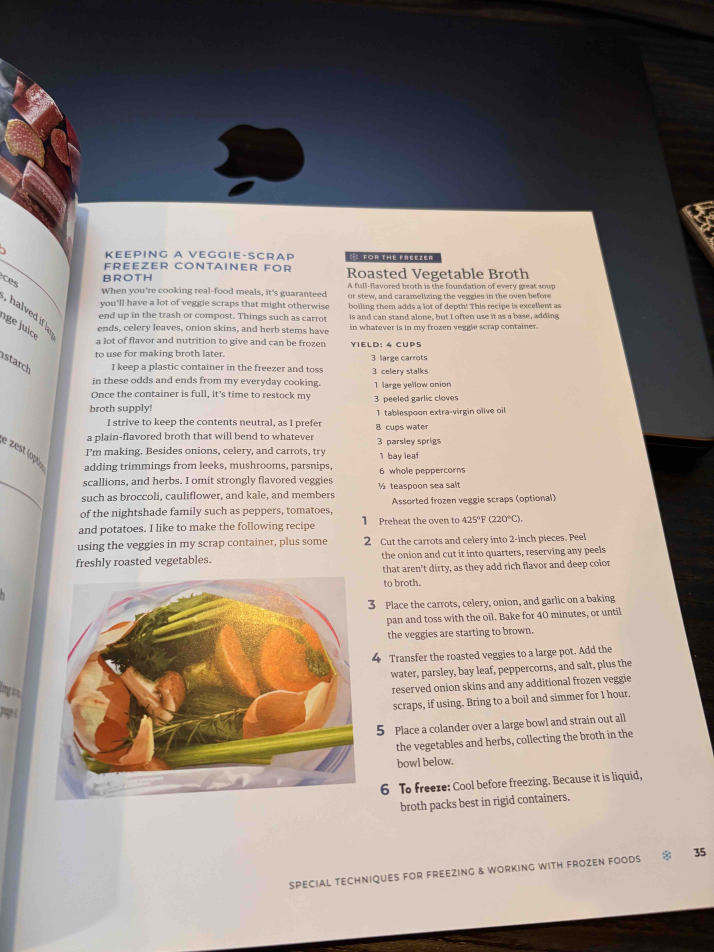
#> input picture document_scanner/resources/book_page_1.jpeg, 4284 x 5712 px, found by its file name (shown at 1/6 size)
$ python document_scanner.py
#> lines starting #> are read from the running program, lines starting #| are printed output that depends on the picture; after the words box and inside, x2 and y2 are one past the last pixel; in counts of white or black regions, pixels touching at a corner belong together
"""
Document Scanner
===============================

Author: Rachana Gupta
Date: February 2026
"""

import cv2 as cv
import os
import matplotlib.pyplot as plt
import numpy as np

def four_point_transform(image, pts):
    """Transform document to flat scan"""
    rect = np.zeros((4, 2), dtype="float32")
    s = pts.sum(axis=1)
    rect[0] = pts[np.argmin(s)]  # top-left
    rect[2] = pts[np.argmax(s)]  # bottom-right
    diff = np.diff(pts, axis=1)
    rect[1] = pts[np.argmin(diff)]  # top-right
    rect[3] = pts[np.argmax(diff)]  # bottom-left

    (tl, tr, br, bl) = rect
    widthA = np.sqrt(((br[0] - bl[0]) ** 2) + ((br[1] - bl[1]) ** 2))
    widthB = np.sqrt(((tr[0] - tl[0]) ** 2) + ((tr[1] - tl[1]) ** 2))
    maxWidth = max(int(widthA), int(widthB))

    heightA = np.sqrt(((tr[0] - br[0]) ** 2) + ((tr[1] - br[1]) ** 2))
    heightB = np.sqrt(((tl[0] - bl[0]) ** 2) + ((tl[1] - bl[1]) ** 2))
    maxHeight = max(int(heightA), int(heightB))

    dst = np.array([[0, 0], [maxWidth - 1, 0],
                    [maxWidth - 1, maxHeight - 1], [0, maxHeight - 1]], dtype="float32")

    M = cv.getPerspectiveTransform(rect, dst)
    warped = cv.warpPerspective(image, M, (maxWidth, maxHeight))
    return warped

def contours():
    """
    Main pipeline for red cross logo detection and geometric analysis.

    Steps:
    1. Load and preprocess image (grayscale, threshold)
    2. Find contours using morphological operations
    3. Calculate geometric properties (centroid, area, perimeter, hull, etc.)
    4. Visualize all results in 2x3 subplot grid
    """

    # === IMAGE LOADING ===
    root = os.getcwd()  # Get current working directory (script location)

    # Build cross-platform file path to test image
    imagePath = os.path.join(root, 'document_scanner/resources/book_page_1.jpeg')
    print(f"Loading image from: {imagePath}")

    # Load image as grayscale (single channel, 0-255 intensity values)
    gray = cv.imread(imagePath, cv.IMREAD_GRAYSCALE)
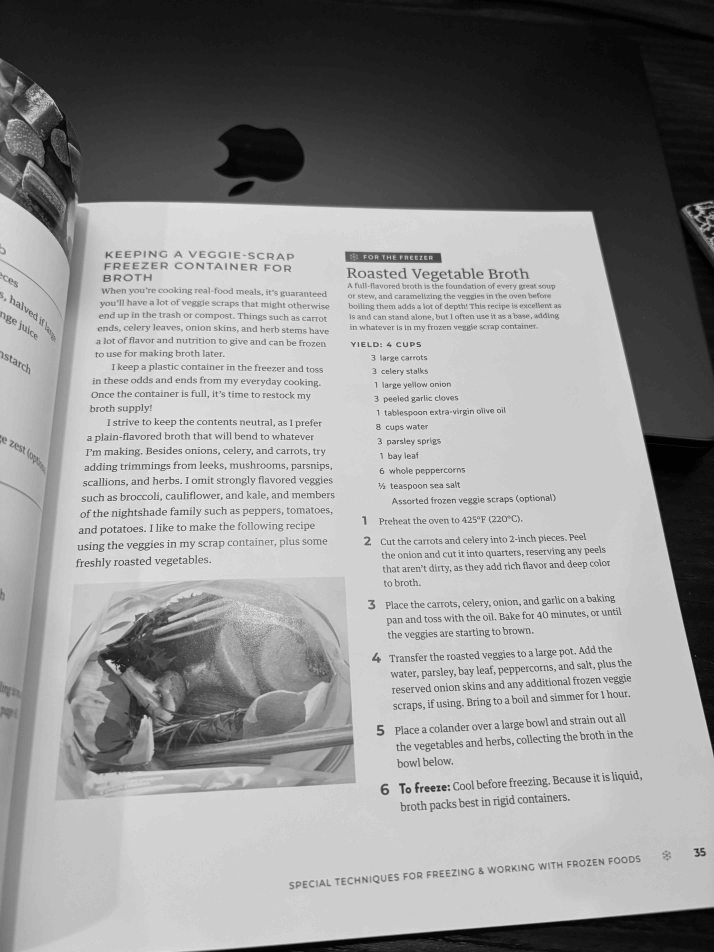
#> gray: shape (5712, 4284) (shown at 1/6 size); min 0, max 255, mean 146.6
    if gray is None:
        raise FileNotFoundError(f"Image not found: {imagePath}")

    orig_color = cv.imread(imagePath)  # Load COLOR version for transform
#> orig_color is the input picture: shape (5712, 4284, 3); mean B, G, R 135.9, 143.8, 156.2
    ratio = gray.shape[0] / 500.0    # Resize ratio for display
#> ratio = 11.42
    gray = cv.resize(gray, (int(gray.shape[1] / ratio), 500))
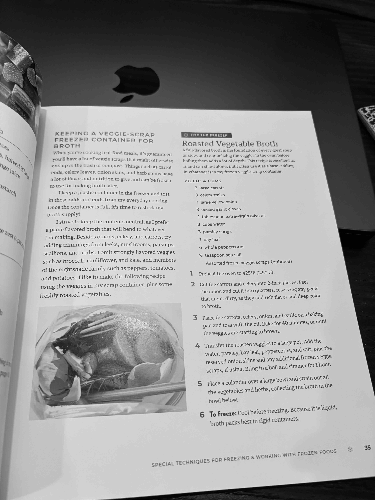
#> gray: shape (500, 375); min 0, max 246, mean 146.6


    #remove unwanted noise
    blur = cv.GaussianBlur(gray, (5, 5), 0)
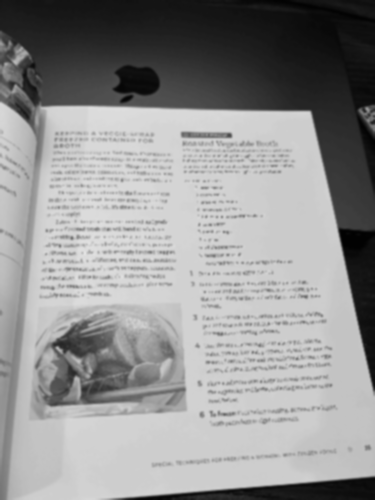
#> blur: shape (500, 375); min 1, max 226, mean 146.6
    #For edge detection
    edged = cv.Canny(blur, 50, 150)  # Edge detection
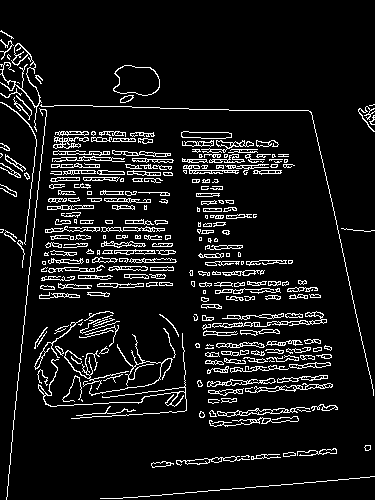
#> edged: shape (500, 375); 8.9% white in thin lines or dots
    #Thresholding
    _, threshold = cv.threshold(edged, 0, 255, cv.THRESH_BINARY + cv.THRESH_OTSU)

    # Dilation: Expand white regions, connect cross arms, fill small gaps
    kernel = np.ones((3,3), np.uint8)  # 3x3 structuring element
    threshold = cv.dilate(threshold, kernel)
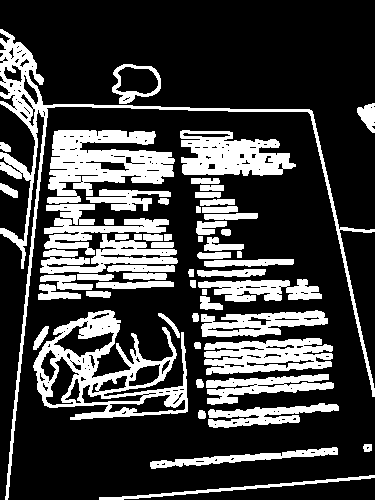
#> threshold: shape (500, 375); 25.7% white; 57 white regions


    # === CONTOUR DETECTION ===
    # Find external contours only (ignores holes/nested contours)
    contours, _ = cv.findContours(threshold, cv.RETR_EXTERNAL, cv.CHAIN_APPROX_SIMPLE)
#> contours = 57 contours; largest, box (x1, y1, x2, y2) and area: (33, 310, 188, 420) 9534, (0, 29, 375, 500) 5646, (47, 130, 175, 204) 5420, (180, 130, 296, 176) 3574, (204, 338, 333, 375) 3271
    print(f"Total contours found: {len(contours)}")
#| Total contours found: 57

    if contours:
        # Find largest 4-sided contour (document)
        screenCount = None
        for c in contours:
            perimeter = cv.arcLength(c, True) #computes the perimeter (total boundary length) of the contour, assuming it's closed.
            """
            Simplifies the contour's shape using the Douglas-Peucker algorithm
            0.02 * peri sets the approximation precision (2% of perimeter; smaller values keep more detail).

            Lower values (e.g., 0.01) retain more detail; higher (e.g., 0.05) simplify more aggressively.
            The 0.02 value is a practical default from document scanning tutorials for balancing noise rejection and shape fidelity.

            True ensures closed polygon handling.
            Result approx is a reduced set of vertices.
            """
            approx = cv.approxPolyDP(c, 0.02 * perimeter, True)

            #if len(approx) == 4: identifies quadrilaterals (e.g., rectangles or warped documents under perspective).
            if (len(approx)) == 4: # to make sure that polygon is square or rectangle

                """
                #stores the first matching contour; break stops after the first hit
                #(prioritizing largest implicitly if contours are pre-sorted by area).
                """
                screenCount = approx.reshape(4, 2) * ratio
                break
#> this loop made 17 passes
#> (perimeter, approx) on passes 1, 2, 17: (572.2, [[374, 475], [99, 499]]), (421.7, [[337, 448], [150, 466]]), (18, [[202, 289], [202, 294], [206, 294], [206, 289]])
#> perimeter on passes 3 to 8: 28.24, 27.07, 497.3, 27.07, 562.4, 22.24

            #main_contour = screenCount #assigns it for later use, like perspective transform to straighten the document.

    # ADD at end (Plot 7):
    if screenCount is not None:
        warped = four_point_transform(orig_color, screenCount)
#> in four_point_transform, `s = pts.sum(axis=1)`: s = [5609.2, 5666.3, 5712, 5654.9]
#> in four_point_transform, `diff = np.diff(pts, axis=1)`: diff = [993.9, 1051, 1005.3, 948.2]
        warped = cv.cvtColor(warped, cv.COLOR_BGR2GRAY)
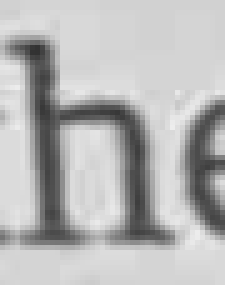
#> warped: shape (57, 45) (shown 5 times larger); min 50, max 237, mean 182.6
        warped = cv.threshold(warped, 0, 255, cv.THRESH_BINARY + cv.THRESH_OTSU)[1]
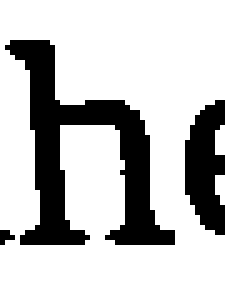
#> warped: shape (57, 45) (shown 5 times larger); 74.8% white; 3 black regions (1 under 20 px), largest, box (x1, y1, x2, y2) and area: (1, 8, 35, 49) 487, (37, 20, 45, 47) 153

    # === VISUALIZATION SETUP: 2x3 GRID ===
    plt.figure(figsize=(18, 12))

    # Load original color image for drawing overlays
    orig_color = cv.imread(imagePath)


    # === PLOT 1: ORIGINAL GRAYSCALE IMAGE ===
    plt.subplot(231); plt.imshow(gray, cmap="gray")
    plt.title('1. Original Grayscale Image', fontsize=12, pad=10)
    plt.axis('off')


    # === PLOT 2: BINARY THRESHOLD MASK ===
    plt.subplot(232); plt.imshow(threshold, cmap="gray")
    plt.title('2. Binary Threshold (200, INV)', fontsize=12, pad=10)
    plt.axis('off')


    # === PLOT 3: ALL CONTOURS OVERLAY ===
    cv.drawContours(orig_color, contours, -1, (0, 255, 255), 2)  # Yellow contours
    plt.subplot(233); plt.imshow(orig_color)
    plt.title('3. All Contours Detected', fontsize=12, pad=10)
    plt.axis('off')

    plt.subplot(234)
    plt.imshow(warped, cmap="gray")
    plt.title('7. SCANNED DOCUMENT', fontsize=14, pad=10, fontweight='bold')
    plt.axis('off')

    plt.show()
#> figure, not shown here; B, G, R data is drawn as R, G, B

if __name__ == '__main__':
    contours()

$ run again, with document_scanner/resources/IMG_5494.jpg copied over document_scanner/resources/book_page_1.jpeg
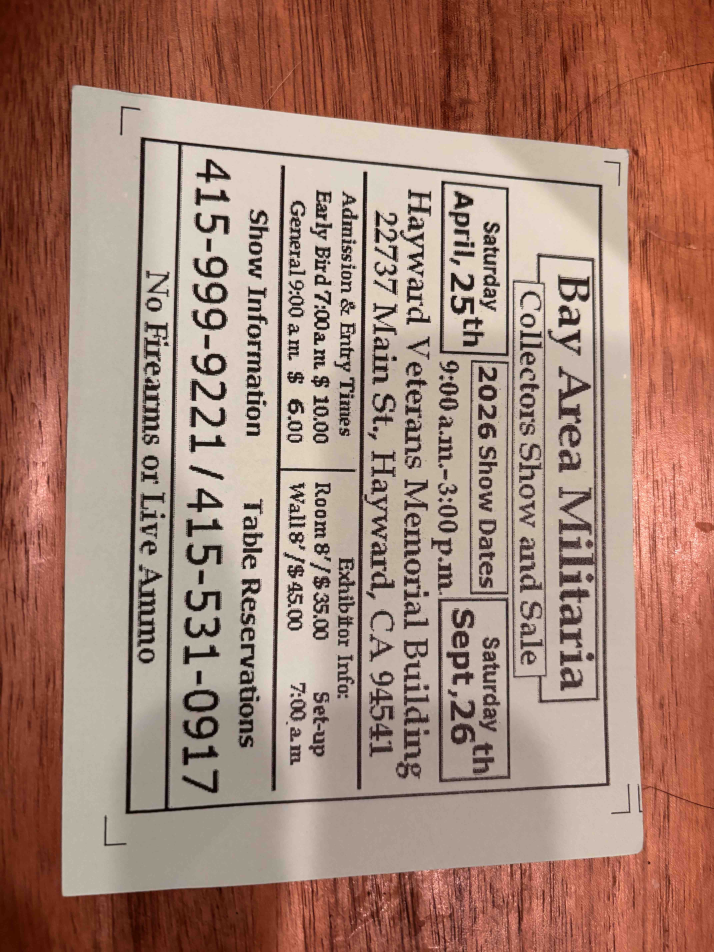
#> input picture document_scanner/resources/IMG_5494.jpg, 4284 x 5712 px, found by its file name (shown at 1/6 size)
#> in contours, orig_color is the input picture: shape (5712, 4284, 3); mean B, G, R 115.4, 130, 164.9
#> edged: shape (500, 375); 12.2% white in thin lines or dots, all inside (x1, y1, x2, y2) = (7, 44, 375, 500)
#> in contours, `threshold = cv.dilate(threshold, kernel)`:
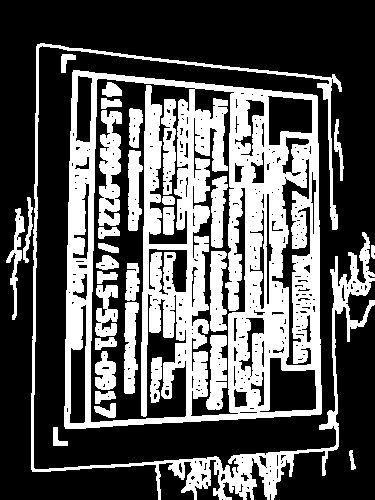
#> threshold: shape (500, 375); 35% white; 32 white regions
#> contours = 9 contours; largest, box (x1, y1, x2, y2) and area: (64, 70, 322, 429) 85022, (31, 43, 375, 500) 7594, (6, 208, 25, 320) 487, (23, 197, 33, 263) 174, (334, 119, 344, 181) 170
#| Total contours found: 9
#> the loop in contours, `for c in contours:` made 4 passes
#> (perimeter, approx) on pass 4: (295.5, [[20, 208], [6, 260], [16, 254], [12, 319]])
#> s = [2604.7, 3038.8, 3084.5, 3781.3]
#> diff = [2147.7, 2901.7, 2718.9, 3507.2]
#> in contours, `warped = cv.threshold(warped, 0, 255, cv.THRESH_BINARY + cv.THRESH_OTS..`:
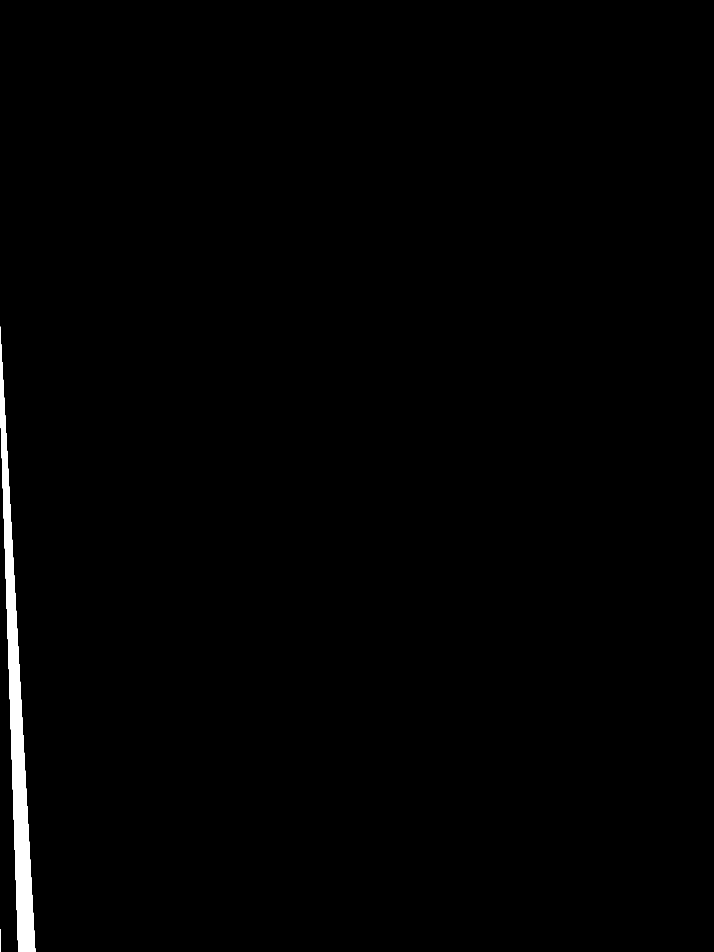
#> warped: shape (5712, 4284) (shown at 1/6 size); 0.89% white; 2 white regions, box (x1, y1, x2, y2) and area: (0, 1959, 212, 5712) 216772, (0, 5574, 2, 5712) 161
